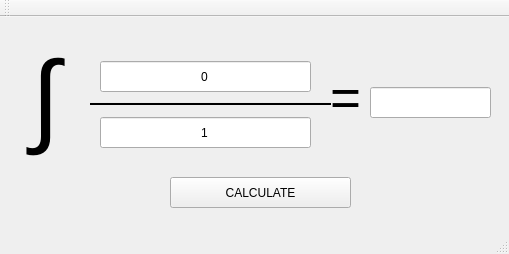
<?xml version="1.0" encoding="UTF-8"?>
<ui version="4.0">
 <class>MainWindow</class>
 <widget class="QMainWindow" name="MainWindow">
  <property name="geometry">
   <rect>
    <x>0</x>
    <y>0</y>
    <width>509</width>
    <height>254</height>
   </rect>
  </property>
  <property name="windowTitle">
   <string>MainWindow</string>
  </property>
  <widget class="QWidget" name="centralWidget">
   <widget class="QLabel" name="sign_integral">
    <property name="geometry">
     <rect>
      <x>10</x>
      <y>20</y>
      <width>71</width>
      <height>121</height>
     </rect>
    </property>
    <property name="sizePolicy">
     <sizepolicy hsizetype="Preferred" vsizetype="Preferred">
      <horstretch>0</horstretch>
      <verstretch>0</verstretch>
     </sizepolicy>
    </property>
    <property name="font">
     <font>
      <pointsize>77</pointsize>
     </font>
    </property>
    <property name="text">
     <string>∫</string>
    </property>
    <property name="textFormat">
     <enum>Qt::AutoText</enum>
    </property>
    <property name="alignment">
     <set>Qt::AlignCenter</set>
    </property>
   </widget>
   <widget class="QLabel" name="strip_dividing">
    <property name="geometry">
     <rect>
      <x>90</x>
      <y>20</y>
      <width>241</width>
      <height>101</height>
     </rect>
    </property>
    <property name="font">
     <font>
      <pointsize>23</pointsize>
     </font>
    </property>
    <property name="text">
     <string>_______________</string>
    </property>
   </widget>
   <widget class="QLabel" name="sign_equal">
    <property name="geometry">
     <rect>
      <x>330</x>
      <y>60</y>
      <width>31</width>
      <height>41</height>
     </rect>
    </property>
    <property name="font">
     <font>
      <pointsize>40</pointsize>
     </font>
    </property>
    <property name="text">
     <string>=</string>
    </property>
   </widget>
   <widget class="QPushButton" name="button">
    <property name="geometry">
     <rect>
      <x>170</x>
      <y>160</y>
      <width>181</width>
      <height>31</height>
     </rect>
    </property>
    <property name="text">
     <string>CALCULATE</string>
    </property>
   </widget>
   <widget class="QLineEdit" name="dividend">
    <property name="geometry">
     <rect>
      <x>100</x>
      <y>44</y>
      <width>211</width>
      <height>31</height>
     </rect>
    </property>
    <property name="text">
     <string>0</string>
    </property>
    <property name="alignment">
     <set>Qt::AlignCenter</set>
    </property>
   </widget>
   <widget class="QLineEdit" name="divider">
    <property name="geometry">
     <rect>
      <x>100</x>
      <y>100</y>
      <width>211</width>
      <height>31</height>
     </rect>
    </property>
    <property name="text">
     <string>1</string>
    </property>
    <property name="alignment">
     <set>Qt::AlignCenter</set>
    </property>
   </widget>
   <widget class="QLineEdit" name="quotient">
    <property name="geometry">
     <rect>
      <x>370</x>
      <y>70</y>
      <width>121</width>
      <height>31</height>
     </rect>
    </property>
    <property name="text">
     <string/>
    </property>
   </widget>
  </widget>
  <widget class="QMenuBar" name="menuBar">
   <property name="geometry">
    <rect>
     <x>0</x>
     <y>0</y>
     <width>509</width>
     <height>22</height>
    </rect>
   </property>
  </widget>
  <widget class="QToolBar" name="mainToolBar">
   <attribute name="toolBarArea">
    <enum>TopToolBarArea</enum>
   </attribute>
   <attribute name="toolBarBreak">
    <bool>false</bool>
   </attribute>
  </widget>
  <widget class="QStatusBar" name="statusBar"/>
 </widget>
 <layoutdefault spacing="6" margin="11"/>
 <resources/>
 <connections/>
</ui>
